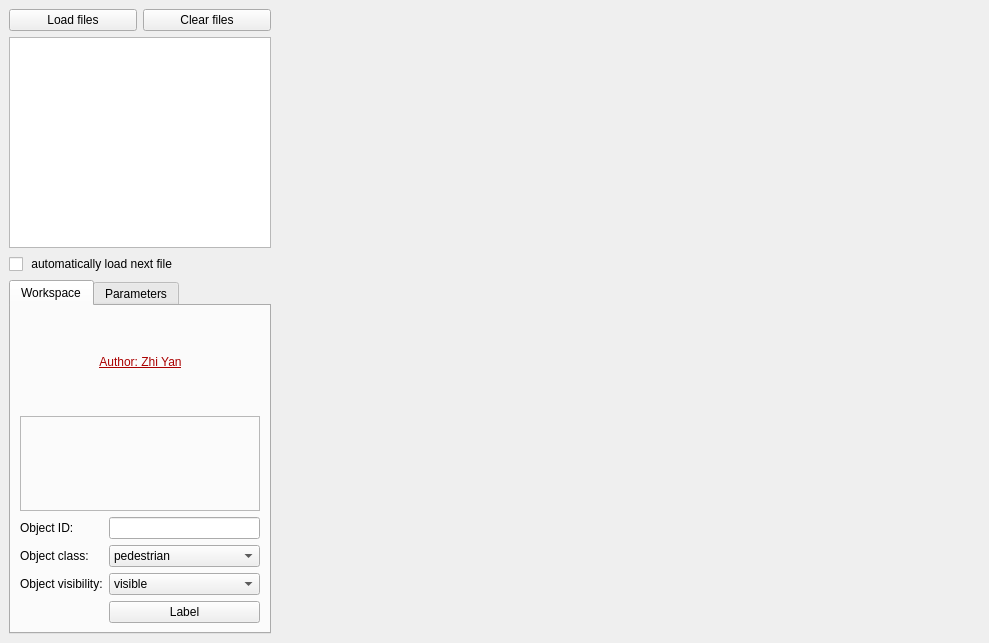
<?xml version="1.0" encoding="UTF-8"?>
<ui version="4.0">
 <class>CloudViewer</class>
 <widget class="QMainWindow" name="CloudViewer">
  <property name="windowModality">
   <enum>Qt::NonModal</enum>
  </property>
  <property name="geometry">
   <rect>
    <x>0</x>
    <y>0</y>
    <width>989</width>
    <height>643</height>
   </rect>
  </property>
  <property name="minimumSize">
   <size>
    <width>0</width>
    <height>0</height>
   </size>
  </property>
  <property name="maximumSize">
   <size>
    <width>5000</width>
    <height>5000</height>
   </size>
  </property>
  <property name="windowTitle">
   <string>L-CAS Cloud Annotation Tool</string>
  </property>
  <widget class="QWidget" name="centralwidget">
   <layout class="QHBoxLayout" name="horizontalLayout_0">
    <item>
     <layout class="QVBoxLayout" name="verticalLayout_0">
      <item>
       <layout class="QGridLayout" name="gridLayout_1">
        <item row="0" column="0">
         <widget class="QPushButton" name="pushButton_load">
          <property name="text">
           <string>Load files</string>
          </property>
         </widget>
        </item>
        <item row="0" column="1">
         <widget class="QPushButton" name="pushButton_clear">
          <property name="text">
           <string>Clear files</string>
          </property>
         </widget>
        </item>
       </layout>
      </item>
      <item>
       <widget class="QListWidget" name="listWidget_files"/>
      </item>
      <item>
       <widget class="QCheckBox" name="checkBox_next">
        <property name="text">
         <string> automatically load next file</string>
        </property>
       </widget>
      </item>
      <item>
       <widget class="QTabWidget" name="tabWidget">
        <property name="currentIndex">
         <number>0</number>
        </property>
        <widget class="QWidget" name="tab_0">
         <attribute name="title">
          <string>Workspace</string>
         </attribute>
         <layout class="QVBoxLayout" name="verticalLayout_1">
          <item>
           <layout class="QHBoxLayout" name="horizontalLayout_1">
            <item>
             <spacer name="horizontalSpacer_0">
              <property name="orientation">
               <enum>Qt::Horizontal</enum>
              </property>
              <property name="sizeHint" stdset="0">
               <size>
                <width>40</width>
                <height>20</height>
               </size>
              </property>
             </spacer>
            </item>
            <item>
             <widget class="QLabel" name="label_copyright">
              <property name="text">
               <string>&lt;html&gt;&lt;head/&gt;&lt;body&gt;&lt;p align=&quot;center&quot;&gt;&lt;img src=&quot;:/images/lcas_logo.png&quot;/&gt;&lt;/p&gt;&lt;p align=&quot;center&quot;&gt;&lt;a href=&quot;http://www.ai.univ-paris8.fr/~yz/&quot;&gt;&lt;span style=&quot; text-decoration: underline; color:#aa0000;&quot;&gt;Author: Zhi Yan&lt;/span&gt;&lt;/a&gt;&lt;/p&gt;&lt;/body&gt;&lt;/html&gt;</string>
              </property>
             </widget>
            </item>
            <item>
             <spacer name="horizontalSpacer_1">
              <property name="orientation">
               <enum>Qt::Horizontal</enum>
              </property>
              <property name="sizeHint" stdset="0">
               <size>
                <width>40</width>
                <height>20</height>
               </size>
              </property>
             </spacer>
            </item>
           </layout>
          </item>
          <item>
           <widget class="QFrame" name="frame_0">
            <property name="frameShape">
             <enum>QFrame::StyledPanel</enum>
            </property>
            <property name="frameShadow">
             <enum>QFrame::Plain</enum>
            </property>
            <layout class="QGridLayout" name="gridLayout_3">
             <item row="0" column="0">
              <widget class="QLabel" name="label_show">
               <property name="text">
                <string/>
               </property>
              </widget>
             </item>
            </layout>
           </widget>
          </item>
          <item>
           <layout class="QFormLayout" name="formLayout_0">
            <property name="fieldGrowthPolicy">
             <enum>QFormLayout::AllNonFixedFieldsGrow</enum>
            </property>
            <item row="0" column="0">
             <widget class="QLabel" name="label_object_id">
              <property name="text">
               <string>Object ID:</string>
              </property>
             </widget>
            </item>
            <item row="0" column="1">
             <widget class="QLineEdit" name="lineEdit_object_id"/>
            </item>
            <item row="1" column="0">
             <widget class="QLabel" name="label_object_class">
              <property name="text">
               <string>Object class:</string>
              </property>
             </widget>
            </item>
            <item row="1" column="1">
             <widget class="QComboBox" name="comboBox_class">
              <item>
               <property name="text">
                <string>pedestrian</string>
               </property>
              </item>
              <item>
               <property name="text">
                <string>group</string>
               </property>
              </item>
              <item>
               <property name="text">
                <string>wheelchair</string>
               </property>
              </item>
              <item>
               <property name="text">
                <string>cyclist</string>
               </property>
              </item>
              <item>
               <property name="text">
                <string>car</string>
               </property>
              </item>
              <item>
               <property name="text">
                <string>dontcare</string>
               </property>
              </item>
             </widget>
            </item>
            <item row="2" column="0">
             <widget class="QLabel" name="label_object_visibility">
              <property name="text">
               <string>Object visibility:</string>
              </property>
             </widget>
            </item>
            <item row="2" column="1">
             <widget class="QComboBox" name="comboBox_visibility">
              <item>
               <property name="text">
                <string>visible</string>
               </property>
              </item>
              <item>
               <property name="text">
                <string>Partially visible</string>
               </property>
              </item>
             </widget>
            </item>
            <item row="3" column="1">
             <widget class="QPushButton" name="pushButton_label">
              <property name="text">
               <string>Label</string>
              </property>
             </widget>
            </item>
           </layout>
          </item>
         </layout>
        </widget>
        <widget class="QWidget" name="tab_1">
         <attribute name="title">
          <string>Parameters</string>
         </attribute>
         <layout class="QFormLayout" name="formLayout_1">
          <property name="fieldGrowthPolicy">
           <enum>QFormLayout::AllNonFixedFieldsGrow</enum>
          </property>
          <item row="0" column="0">
           <widget class="QLabel" name="label_bottom_top_removing">
            <property name="font">
             <font>
              <weight>75</weight>
              <bold>true</bold>
             </font>
            </property>
            <property name="text">
             <string>Bottom-top removing:</string>
            </property>
           </widget>
          </item>
          <item row="1" column="0">
           <widget class="QLabel" name="label_bottominterval">
            <property name="text">
             <string>BottomInterval:</string>
            </property>
           </widget>
          </item>
          <item row="1" column="1">
           <widget class="QLineEdit" name="bottominterval">
            <property name="text">
             <string>0</string>
            </property>
           </widget>
          </item>
          <item row="2" column="0">
           <widget class="QLabel" name="label_topinterval">
            <property name="text">
             <string>TopInterval:</string>
            </property>
           </widget>
          </item>
          <item row="2" column="1">
           <widget class="QLineEdit" name="topinterval">
            <property name="text">
             <string>0</string>
            </property>
           </widget>
          </item>
          <item row="3" column="0">
           <widget class="QLabel" name="label_euclidean_clustering">
            <property name="font">
             <font>
              <weight>75</weight>
              <bold>true</bold>
             </font>
            </property>
            <property name="text">
             <string>Euclidean clustering:</string>
            </property>
           </widget>
          </item>
          <item row="4" column="0">
           <widget class="QLabel" name="label_clustertolerance">
            <property name="text">
             <string>ClusterTolerance:</string>
            </property>
           </widget>
          </item>
          <item row="4" column="1">
           <widget class="QLineEdit" name="clustertolerance">
            <property name="text">
             <string>0.4</string>
            </property>
           </widget>
          </item>
          <item row="5" column="0">
           <widget class="QLabel" name="label_minclustersize">
            <property name="text">
             <string>MinClusterSize:</string>
            </property>
           </widget>
          </item>
          <item row="5" column="1">
           <widget class="QLineEdit" name="minclustersize">
            <property name="text">
             <string>15</string>
            </property>
           </widget>
          </item>
          <item row="6" column="0">
           <widget class="QLabel" name="label_maxclustersize">
            <property name="text">
             <string>MaxClusterSize:</string>
            </property>
           </widget>
          </item>
          <item row="6" column="1">
           <widget class="QLineEdit" name="maxclustersize">
            <property name="text">
             <string>30000</string>
            </property>
           </widget>
          </item>
          <item row="7" column="0">
           <widget class="QLabel" name="label_filtering">
            <property name="font">
             <font>
              <weight>75</weight>
              <bold>true</bold>
             </font>
            </property>
            <property name="text">
             <string>Cluster filtering:</string>
            </property>
           </widget>
          </item>
          <item row="8" column="0">
           <widget class="QLabel" name="label_minlwh">
            <property name="text">
             <string>MinLWH:</string>
            </property>
           </widget>
          </item>
          <item row="8" column="1">
           <widget class="QLineEdit" name="minlwh">
            <property name="text">
             <string>0.1</string>
            </property>
           </widget>
          </item>
          <item row="9" column="0">
           <widget class="QLabel" name="label_maxlwh">
            <property name="text">
             <string>MaxLWH:</string>
            </property>
           </widget>
          </item>
          <item row="9" column="1">
           <widget class="QLineEdit" name="maxlwh">
            <property name="text">
             <string>10.0</string>
            </property>
           </widget>
          </item>
          <item row="10" column="0">
           <widget class="QLabel" name="label_distancetoground">
            <property name="text">
             <string>DistanceToGround:</string>
            </property>
           </widget>
          </item>
          <item row="10" column="1">
           <widget class="QLineEdit" name="distancetoground">
            <property name="text">
             <string>0.5</string>
            </property>
           </widget>
          </item>
          <item row="11" column="1">
           <widget class="QPushButton" name="pushButton_reload">
            <property name="text">
             <string>Reload</string>
            </property>
           </widget>
          </item>
         </layout>
        </widget>
       </widget>
      </item>
     </layout>
    </item>
    <item>
     <widget class="QVTKWidget" name="qvtkWidget" native="true">
      <property name="sizePolicy">
       <sizepolicy hsizetype="Expanding" vsizetype="Expanding">
        <horstretch>50</horstretch>
        <verstretch>0</verstretch>
       </sizepolicy>
      </property>
      <property name="minimumSize">
       <size>
        <width>640</width>
        <height>480</height>
       </size>
      </property>
     </widget>
    </item>
   </layout>
  </widget>
 </widget>
 <customwidgets>
  <customwidget>
   <class>QVTKWidget</class>
   <extends>QWidget</extends>
   <header>QVTKWidget.h</header>
  </customwidget>
 </customwidgets>
 <resources>
  <include location="resources.qrc"/>
 </resources>
 <connections>
  <connection>
   <sender>pushButton_clear</sender>
   <signal>clicked()</signal>
   <receiver>listWidget_files</receiver>
   <slot>clear()</slot>
   <hints>
    <hint type="sourcelabel">
     <x>189</x>
     <y>32</y>
    </hint>
    <hint type="destinationlabel">
     <x>190</x>
     <y>75</y>
    </hint>
   </hints>
  </connection>
 </connections>
</ui>
